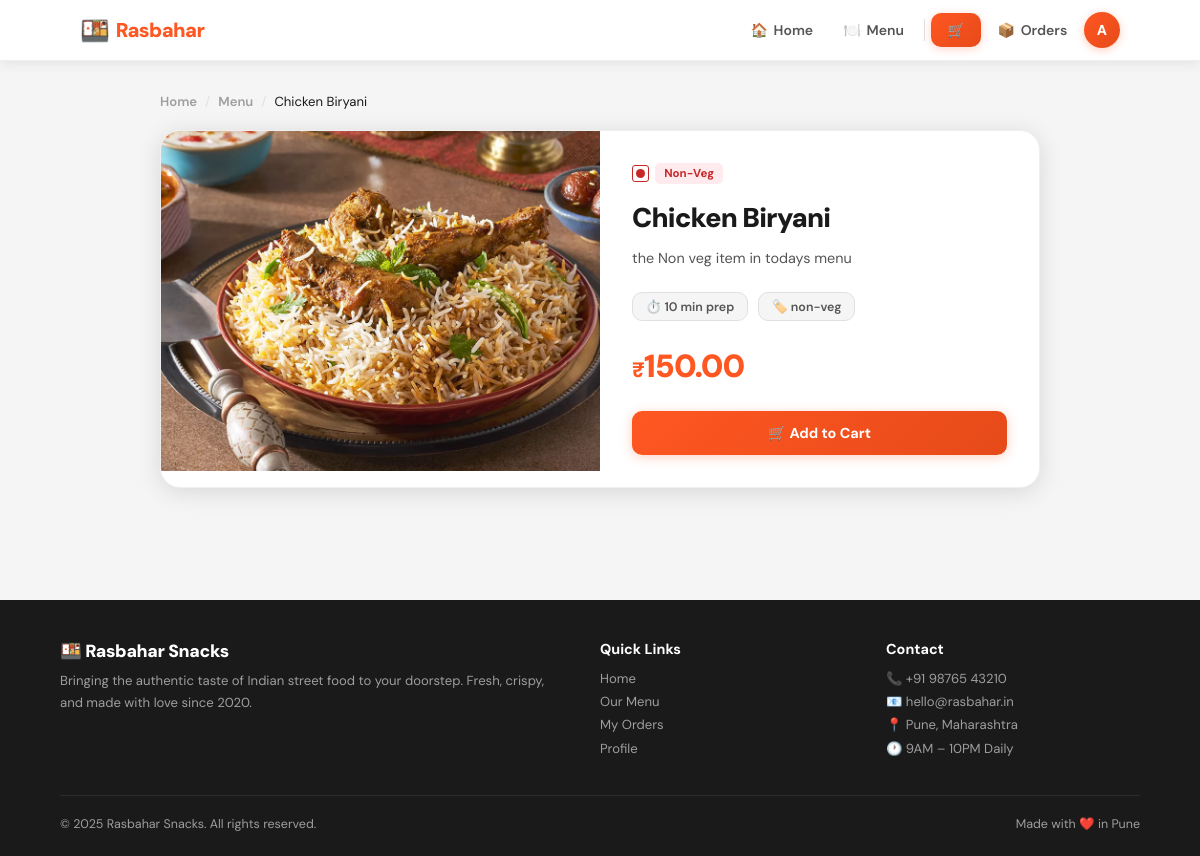
Page /menu/chicken-biryani/ (signed in) on the earlier database version.
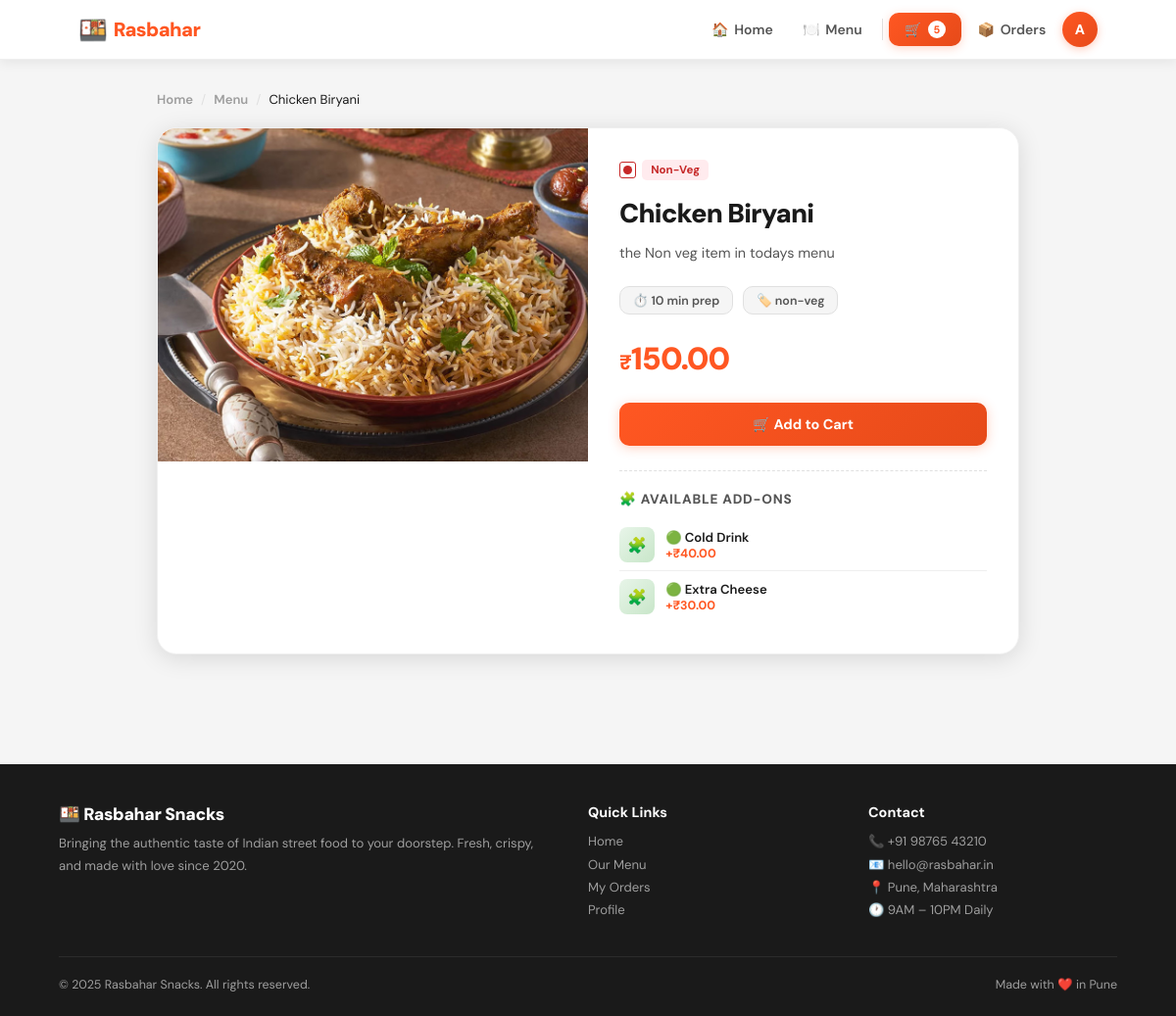
Same page on the later database version.
### menu/models.py (models this page shows, shortened)
class AddOn(models.Model):
    name = models.CharField(max_length=200)
    price = models.DecimalField(max_digits=8, decimal_places=2)
    image = models.ImageField(upload_to='addons/', blank=True, null=True)
    is_available = models.BooleanField(default=True)
    is_veg = models.BooleanField(default=True)
    menu_items = models.ManyToManyField(MenuItem, related_name='addons', blank=True)
    created_at = models.DateTimeField(auto_now_add=True)
    updated_at = models.DateTimeField(auto_now=True)
    class Meta:
        ordering = ['name']

### menu/views.py (the view)
# urls.py: path('menu/<slug:slug>/', views.item_detail_view, name='item_detail'),
def item_detail_view(request, slug):
    item = get_object_or_404(MenuItem, slug=slug, is_available=True)
    related = MenuItem.objects.filter(
        category=item.category, is_available=True
    ).exclude(pk=item.pk)[:4]
    return render(request, 'menu/item_detail.html', {'item': item, 'related': related})

### orders/models.py (called while the page is built)
    @property
    def item_count(self):
        return sum(item.quantity for item in self.cart_items.all())

### rasbahar_snacks/context_processors.py (called while the page is built)
def admin_sidebar_context(request):
    if request.user.is_authenticated and request.user.is_staff:
        return {
            'pending_count': Order.objects.filter(status=Order.STATUS_PENDING).count(),
        }
    return {}

### templates/menu/item_detail.html (shortened to what this page needs)
{% extends "base.html" %}
{% block content %}
<div class="detail-page">
  <nav class="breadcrumb fu">
    <a href="{% url 'menu:home' %}">Home</a>
    <span>/</span>
    <a href="{% url 'menu:menu' %}">Menu</a>
    <span>/</span>
    <span style="color:var(--text)">{{ item.name }}</span>
  </nav>
  <div class="item-hero fu d1">
    <div class="item-hero-img">
      {% if item.image %}<img src="{{ item.image.url }}" alt="{{ item.name }}">{% else %}🍟{% endif %}
    </div>
    <div class="item-hero-body">
      <div class="item-tags">
        <span class="veg-dot {% if item.is_veg %}veg{% else %}nonveg{% endif %}"><span class="dot"></span></span>
        {% if item.is_veg %}
          <span class="tag tag-veg">Veg</span>
        {% else %}
          <span class="tag tag-nonveg">Non-Veg</span>
        {% endif %}
      </div>
      <h1 class="item-name">{{ item.name }}</h1>
      <p class="item-desc">{{ item.description|default:"Freshly prepared with authentic ingredients." }}</p>
      <div class="item-meta">
        {% if item.prep_time_minutes %}<span class="meta-chip">⏱️ {{ item.prep_time_minutes }} min prep</span>{% endif %}
        <span class="meta-chip">🏷️ {{ item.category.name }}</span>
      </div>
      <div class="item-price-row">
        <span class="item-price">{{ item.price }}</span>
      </div>
      {% if user.is_authenticated %}
        <button type="button" class="btn btn-primary press" style="padding:.8rem 1.75rem" onclick="addToCart({{ item.pk }}, '{{ item.name|escapejs }}')">🛒 Add to Cart</button>
      {% else %}
        <a href="{% url 'accounts:login' %}" class="btn btn-primary press" style="padding:.8rem 1.75rem">Login to Order</a>
      {% endif %}
      {% if item.addons.all %}
      <div class="addons-section">
        <div class="addons-section-title">🧩 Available Add-Ons</div>
        {% for addon in item.addons.all %}
          {% if addon.is_available %}
          <div class="addon-item-row">
            <div class="addon-item-img">
              {% if addon.image %}<img src="{{ addon.image.url }}" alt="{{ addon.name }}">{% else %}🧩{% endif %}
            </div>
            <div class="addon-item-info">
              <div class="addon-item-name">{% if addon.is_veg %}🟢{% else %}🔴{% endif %} {{ addon.name }}</div>
              <div class="addon-item-price">+₹{{ addon.price }}</div>
            </div>
          </div>
          {% endif %}
        {% endfor %}
      </div>
      {% endif %}
    </div>
  </div>
</div>
{% endblock %}

### templates/base.html (shortened to what this page needs)
<!DOCTYPE html>
<html lang="en">
<head>
  {% load static %}
</head>
<body>
<nav class="navbar">
  <div class="nav-inner">
    <a href="{% url 'menu:home' %}" class="nav-logo">
      <span class="logo-icon">🍱</span>
      <span class="logo-text">Rasbahar</span>
    </a>
    <div class="nav-links">
      <a href="{% url 'menu:home' %}" class="nav-link {% if request.resolver_match.url_name == 'home' %}active{% endif %}">
        🏠 <span>Home</span>
      </a>
      <a href="{% url 'menu:menu' %}" class="nav-link {% if request.resolver_match.url_name == 'menu' %}active{% endif %}">
        🍽️ <span>Menu</span>
      </a>
      {% if user.is_authenticated %}
        <a href="{% url 'orders:cart' %}" class="nav-cart press">
          🛒
          {% with count=user.cart.item_count %}
            {% if count %}<span class="cart-badge">{{ count }}</span>{% endif %}
          {% endwith %}
        </a>
        <a href="{% url 'orders:order_list' %}" class="nav-link">
          📦 <span>Orders</span>
        </a>
        <a href="{% url 'accounts:profile' %}" class="nav-user-btn" title="{{ user.name }}">
          {% if user.profile_picture %}
            <img src="{{ user.profile_picture.url }}" alt="">
          {% else %}
            {{ user.name|first|upper }}
          {% endif %}
        </a>
      {% else %}
        <div class="nav-divider"></div>
        <a href="{% url 'accounts:login' %}" class="nav-link">Login</a>
        <a href="{% url 'accounts:register' %}" class="btn btn-primary btn-sm press">Sign Up</a>
      {% endif %}
    </div>
  </div>
</nav>
<main>{% block content %}{% endblock %}</main>
<footer>
  <div class="footer-inner">
    <div class="footer-brand">
      <div class="logo">🍱 Rasbahar Snacks</div>
      <p>Bringing the authentic taste of Indian street food to your doorstep. Fresh, crispy, and made with love since 2020.</p>
    </div>
    <div class="footer-col">
      <h4>Quick Links</h4>
      <a href="{% url 'menu:home' %}">Home</a>
      <a href="{% url 'menu:menu' %}">Our Menu</a>
      {% if user.is_authenticated %}
        <a href="{% url 'orders:order_list' %}">My Orders</a>
        <a href="{% url 'accounts:profile' %}">Profile</a>
      {% else %}
        <a href="{% url 'accounts:login' %}">Login</a>
        <a href="{% url 'accounts:register' %}">Register</a>
      {% endif %}
    </div>
    <div class="footer-col">
      <h4>Contact</h4>
      <a href="#">📞 +91 98765 43210</a>
      <a href="#">📧 hello@rasbahar.in</a>
      <a href="#">📍 Pune, Maharashtra</a>
      <a href="#">🕐 9AM – 10PM Daily</a>
    </div>
  </div>
  <div class="footer-bottom">
    <span>© 2025 Rasbahar Snacks. All rights reserved.</span>
    <span>Made with ❤️ in Pune</span>
  </div>
</footer>
</body>
</html>

Differences in the rows shown:
added AddOn: name "Cold Drink", price "40.00"
added AddOn: name "Extra Cheese", price "30.00"
Other differences:
{{ count }}: (not shown) → "5"
text now shown: "🧩 AVAILABLE ADD-ONS"
